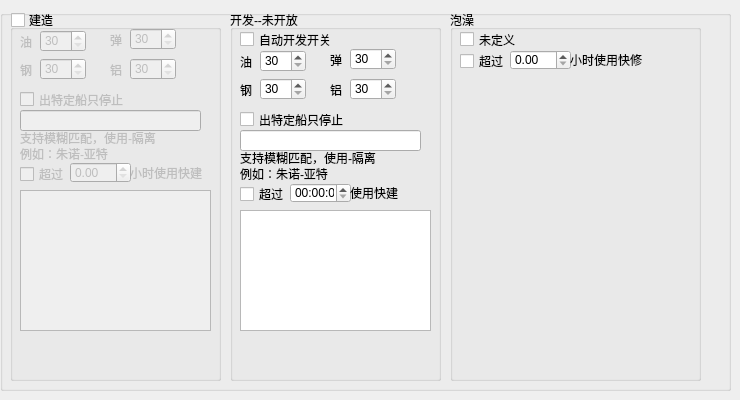
    <widget class="QWidget" name="page_6">
     <widget class="QGroupBox" name="groupBox_18">
      <property name="geometry">
       <rect>
        <x>0</x>
        <y>10</y>
        <width>731</width>
        <height>381</height>
       </rect>
      </property>
      <property name="title">
       <string/>
      </property>
      <widget class="QGroupBox" name="cb_build">
       <property name="geometry">
        <rect>
         <x>10</x>
         <y>0</y>
         <width>211</width>
         <height>371</height>
        </rect>
       </property>
       <property name="title">
        <string>建造</string>
       </property>
       <property name="flat">
        <bool>false</bool>
       </property>
       <property name="checkable">
        <bool>true</bool>
       </property>
       <property name="checked">
        <bool>false</bool>
       </property>
       <widget class="QLabel" name="label_26">
        <property name="geometry">
         <rect>
          <x>10</x>
          <y>120</y>
          <width>201</width>
          <height>16</height>
         </rect>
        </property>
        <property name="text">
         <string>支持模糊匹配，使用-隔离</string>
        </property>
       </widget>
       <widget class="QLineEdit" name="ed_build_unusual">
        <property name="geometry">
         <rect>
          <x>10</x>
          <y>100</y>
          <width>181</width>
          <height>21</height>
         </rect>
        </property>
       </widget>
       <widget class="QLabel" name="label_27">
        <property name="geometry">
         <rect>
          <x>10</x>
          <y>136</y>
          <width>201</width>
          <height>16</height>
         </rect>
        </property>
        <property name="text">
         <string>例如：朱诺-亚特</string>
        </property>
       </widget>
       <widget class="QCheckBox" name="cb_build_unusual">
        <property name="geometry">
         <rect>
          <x>10</x>
          <y>80</y>
          <width>141</width>
          <height>19</height>
         </rect>
        </property>
        <property name="text">
         <string>出特定船只停止</string>
        </property>
       </widget>
       <widget class="QLabel" name="label_28">
        <property name="geometry">
         <rect>
          <x>10</x>
          <y>22</y>
          <width>21</width>
          <height>20</height>
         </rect>
        </property>
        <property name="text">
         <string>油</string>
        </property>
       </widget>
       <widget class="QSpinBox" name="ed_build_o">
        <property name="geometry">
         <rect>
          <x>30</x>
          <y>20</y>
          <width>46</width>
          <height>22</height>
         </rect>
        </property>
        <property name="minimum">
         <number>30</number>
        </property>
        <property name="maximum">
         <number>999</number>
        </property>
       </widget>
       <widget class="QSpinBox" name="ed_build_ammo">
        <property name="geometry">
         <rect>
          <x>120</x>
          <y>18</y>
          <width>46</width>
          <height>22</height>
         </rect>
        </property>
        <property name="minimum">
         <number>30</number>
        </property>
        <property name="maximum">
         <number>999</number>
        </property>
       </widget>
       <widget class="QLabel" name="label_29">
        <property name="geometry">
         <rect>
          <x>100</x>
          <y>20</y>
          <width>21</width>
          <height>20</height>
         </rect>
        </property>
        <property name="text">
         <string>弹</string>
        </property>
       </widget>
       <widget class="QSpinBox" name="ed_build_s">
        <property name="geometry">
         <rect>
          <x>30</x>
          <y>48</y>
          <width>46</width>
          <height>22</height>
         </rect>
        </property>
        <property name="minimum">
         <number>30</number>
        </property>
        <property name="maximum">
         <number>999</number>
        </property>
       </widget>
       <widget class="QLabel" name="label_30">
        <property name="geometry">
         <rect>
          <x>10</x>
          <y>50</y>
          <width>21</width>
          <height>20</height>
         </rect>
        </property>
        <property name="text">
         <string>钢</string>
        </property>
       </widget>
       <widget class="QSpinBox" name="ed_build_al">
        <property name="geometry">
         <rect>
          <x>120</x>
          <y>48</y>
          <width>46</width>
          <height>22</height>
         </rect>
        </property>
        <property name="minimum">
         <number>30</number>
        </property>
        <property name="maximum">
         <number>999</number>
        </property>
       </widget>
       <widget class="QLabel" name="label_32">
        <property name="geometry">
         <rect>
          <x>100</x>
          <y>50</y>
          <width>21</width>
          <height>20</height>
         </rect>
        </property>
        <property name="text">
         <string>铝</string>
        </property>
       </widget>
       <widget class="QListWidget" name="lt_build">
        <property name="geometry">
         <rect>
          <x>10</x>
          <y>180</y>
          <width>191</width>
          <height>141</height>
         </rect>
        </property>
       </widget>
       <widget class="QCheckBox" name="cb_build_time">
        <property name="geometry">
         <rect>
          <x>10</x>
          <y>154</y>
          <width>61</width>
          <height>20</height>
         </rect>
        </property>
        <property name="text">
         <string>超过</string>
        </property>
       </widget>
       <widget class="QLabel" name="label_24">
        <property name="geometry">
         <rect>
          <x>120</x>
          <y>153</y>
          <width>81</width>
          <height>20</height>
         </rect>
        </property>
        <property name="text">
         <string>小时使用快建</string>
        </property>
       </widget>
       <widget class="QDoubleSpinBox" name="ed_time">
        <property name="geometry">
         <rect>
          <x>60</x>
          <y>152</y>
          <width>61</width>
          <height>21</height>
         </rect>
        </property>
       </widget>
      </widget>
      <widget class="QGroupBox" name="groupBox_21">
       <property name="geometry">
        <rect>
         <x>230</x>
         <y>0</y>
         <width>211</width>
         <height>371</height>
        </rect>
       </property>
       <property name="title">
        <string>开发--未开放</string>
       </property>
       <widget class="QCheckBox" name="cb_eq">
        <property name="geometry">
         <rect>
          <x>10</x>
          <y>20</y>
          <width>121</width>
          <height>19</height>
         </rect>
        </property>
        <property name="text">
         <string>自动开发开关</string>
        </property>
       </widget>
       <widget class="QTimeEdit" name="ed_eq_time">
        <property name="geometry">
         <rect>
          <x>60</x>
          <y>173</y>
          <width>61</width>
          <height>20</height>
         </rect>
        </property>
       </widget>
       <widget class="QCheckBox" name="cb_eq_unusual">
        <property name="geometry">
         <rect>
          <x>10</x>
          <y>100</y>
          <width>141</width>
          <height>19</height>
         </rect>
        </property>
        <property name="text">
         <string>出特定船只停止</string>
        </property>
       </widget>
       <widget class="QLabel" name="label_33">
        <property name="geometry">
         <rect>
          <x>120</x>
          <y>173</y>
          <width>72</width>
          <height>20</height>
         </rect>
        </property>
        <property name="text">
         <string>使用快建</string>
        </property>
       </widget>
       <widget class="QListWidget" name="lt_eq">
        <property name="geometry">
         <rect>
          <x>10</x>
          <y>200</y>
          <width>191</width>
          <height>121</height>
         </rect>
        </property>
       </widget>
       <widget class="QSpinBox" name="cb_eq_ammo">
        <property name="geometry">
         <rect>
          <x>120</x>
          <y>38</y>
          <width>46</width>
          <height>22</height>
         </rect>
        </property>
        <property name="minimum">
         <number>30</number>
        </property>
        <property name="maximum">
         <number>999</number>
        </property>
       </widget>
       <widget class="QCheckBox" name="cb_eq_time">
        <property name="geometry">
         <rect>
          <x>10</x>
          <y>174</y>
          <width>51</width>
          <height>20</height>
         </rect>
        </property>
        <property name="text">
         <string>超过</string>
        </property>
       </widget>
       <widget class="QSpinBox" name="cb_eq_s">
        <property name="geometry">
         <rect>
          <x>30</x>
          <y>68</y>
          <width>46</width>
          <height>22</height>
         </rect>
        </property>
        <property name="minimum">
         <number>30</number>
        </property>
        <property name="maximum">
         <number>999</number>
        </property>
       </widget>
       <widget class="QLabel" name="label_34">
        <property name="geometry">
         <rect>
          <x>10</x>
          <y>70</y>
          <width>21</width>
          <height>20</height>
         </rect>
        </property>
        <property name="text">
         <string>钢</string>
        </property>
       </widget>
       <widget class="QSpinBox" name="cb_eq_al">
        <property name="geometry">
         <rect>
          <x>120</x>
          <y>68</y>
          <width>46</width>
          <height>22</height>
         </rect>
        </property>
        <property name="minimum">
         <number>30</number>
        </property>
        <property name="maximum">
         <number>999</number>
        </property>
       </widget>
       <widget class="QSpinBox" name="cb_eq_o">
        <property name="geometry">
         <rect>
          <x>30</x>
          <y>40</y>
          <width>46</width>
          <height>22</height>
         </rect>
        </property>
        <property name="minimum">
         <number>30</number>
        </property>
        <property name="maximum">
         <number>999</number>
        </property>
       </widget>
       <widget class="QLabel" name="label_35">
        <property name="geometry">
         <rect>
          <x>100</x>
          <y>40</y>
          <width>21</width>
          <height>20</height>
         </rect>
        </property>
        <property name="text">
         <string>弹</string>
        </property>
       </widget>
       <widget class="QLabel" name="label_37">
        <property name="geometry">
         <rect>
          <x>10</x>
          <y>156</y>
          <width>201</width>
          <height>16</height>
         </rect>
        </property>
        <property name="text">
         <string>例如：朱诺-亚特</string>
        </property>
       </widget>
       <widget class="QLabel" name="label_38">
        <property name="geometry">
         <rect>
          <x>100</x>
          <y>70</y>
          <width>21</width>
          <height>20</height>
         </rect>
        </property>
        <property name="text">
         <string>铝</string>
        </property>
       </widget>
       <widget class="QLabel" name="label_39">
        <property name="geometry">
         <rect>
          <x>10</x>
          <y>42</y>
          <width>21</width>
          <height>20</height>
         </rect>
        </property>
        <property name="text">
         <string>油</string>
        </property>
       </widget>
       <widget class="QLineEdit" name="ed_eq_unusual">
        <property name="geometry">
         <rect>
          <x>10</x>
          <y>120</y>
          <width>181</width>
          <height>21</height>
         </rect>
        </property>
       </widget>
       <widget class="QLabel" name="label_40">
        <property name="geometry">
         <rect>
          <x>10</x>
          <y>140</y>
          <width>201</width>
          <height>16</height>
         </rect>
        </property>
        <property name="text">
         <string>支持模糊匹配，使用-隔离</string>
        </property>
       </widget>
      </widget>
      <widget class="QGroupBox" name="groupBox_22">
       <property name="geometry">
        <rect>
         <x>450</x>
         <y>0</y>
         <width>251</width>
         <height>371</height>
        </rect>
       </property>
       <property name="title">
        <string>泡澡</string>
       </property>
       <widget class="QCheckBox" name="cb_repair_2">
        <property name="geometry">
         <rect>
          <x>10</x>
          <y>20</y>
          <width>121</width>
          <height>19</height>
         </rect>
        </property>
        <property name="text">
         <string>未定义</string>
        </property>
       </widget>
       <widget class="QCheckBox" name="cb_repair_time">
        <property name="geometry">
         <rect>
          <x>10</x>
          <y>41</y>
          <width>91</width>
          <height>20</height>
         </rect>
        </property>
        <property name="text">
         <string>超过</string>
        </property>
       </widget>
       <widget class="QDoubleSpinBox" name="ed_repair_time">
        <property name="geometry">
         <rect>
          <x>60</x>
          <y>40</y>
          <width>61</width>
          <height>20</height>
         </rect>
        </property>
       </widget>
       <widget class="QLabel" name="label_42">
        <property name="geometry">
         <rect>
          <x>120</x>
          <y>40</y>
          <width>72</width>
          <height>20</height>
         </rect>
        </property>
        <property name="text">
         <string>小时使用快修</string>
        </property>
       </widget>
      </widget>
     </widget>
    </widget>
